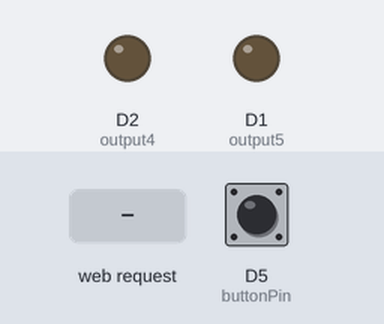
Bench run of a sketch on a simulated ESP8266 (NodeMCU). Parts: output pins drawn as LEDs (lit = HIGH). The test bench sets the inputs (shaded band); at power-on: D5 (buttonPin) HIGH. WiFi joins after 1.5 s; servers stay silent unless stated; what the sketch prints to the serial monitor is not drawn.

Above: at 2.7 s.
2.8 s: HTTP request GET /5/on received
At 3.4 s:
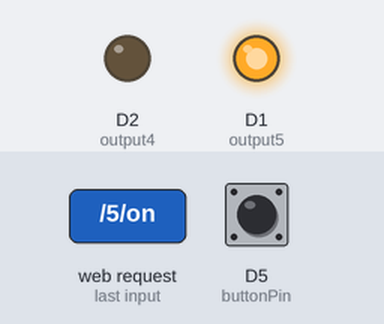
4.3 s: HTTP request GET /4/on received
At 5.5 s:
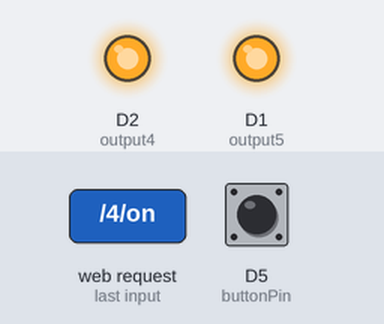
5.8 s: HTTP request GET /5/off received
At 6.8 s:
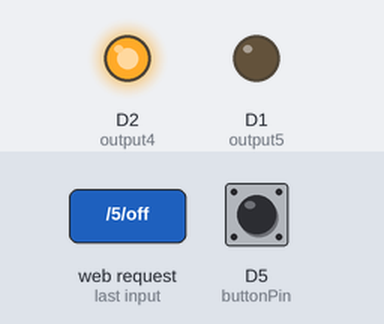
7.3 s: HTTP request GET /4/off received
At 8.0 s:
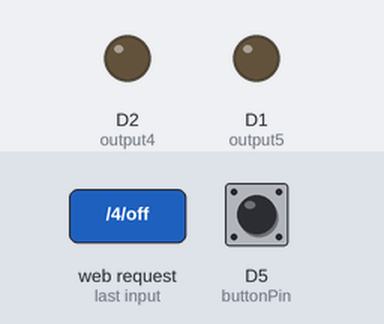
Timing chart, 0 to 9.8 s (numbered marks = the images above; inputs shaded):
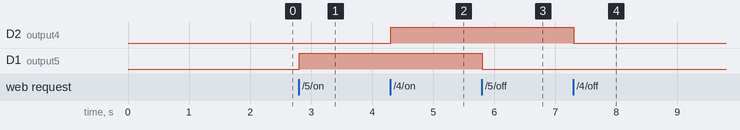

Measured:
- after the input at 2.8 s, D1 (output5): LOW → HIGH at once
- after the input at 4.3 s, D2 (output4): LOW → HIGH at once
- after the input at 5.8 s, D1 (output5): HIGH → LOW at once
- after the input at 7.3 s, D2 (output4): HIGH → LOW at once

The sketch:

sketch_oct16a_copy_20241017131124.ino
```cpp
#include <ESP8266WiFi.h>

const char* ssid = "123WIFI";
const char* password = "12345678";

WiFiServer server(80);

String header;
String output5State = "off";
String output4State = "off";
String buttonMessage = "";

const int output5 = 5;
const int output4 = 4;
const int buttonPin = D5;

unsigned long currentTime = millis();
unsigned long previousTime = 0;
const long timeoutTime = 2000;

bool lastButtonState = HIGH;
bool buttonPressed = false;

void setup() {
  Serial.begin(115200);
  pinMode(output5, OUTPUT);
  pinMode(output4, OUTPUT);
  pinMode(buttonPin, INPUT_PULLUP);
  digitalWrite(output5, LOW);
  digitalWrite(output4, LOW);

  Serial.print("Connecting to ");
  Serial.println(ssid);
  WiFi.begin(ssid, password);
  while (WiFi.status() != WL_CONNECTED) {
    delay(5);
    Serial.print(".");
  }
  Serial.println("");
  Serial.println("WiFi connected.");
  Serial.println("IP address: ");
  Serial.println(WiFi.localIP());
  server.begin();
}

void loop(){
  // Check button state
  bool currentButtonState = digitalRead(buttonPin);
  if (lastButtonState != currentButtonState) {
    buttonPressed = true;
    Serial.println(buttonPressed);
  }
  lastButtonState = currentButtonState;

  WiFiClient client = server.available();

  if (client) {
    currentTime = millis();
    previousTime = currentTime;
    Serial.println("New Client.");
    String currentLine = "";
    while (client.connected() && currentTime - previousTime <= timeoutTime) {
      currentTime = millis();
      if (client.available()) {
        char c = client.read();
        Serial.write(c);
        header += c;
        if (c == '\n') {
          if (currentLine.length() == 0) {
            client.println("HTTP/1.1 200 OK");
            client.println("Content-type:text/html");
            client.println("Connection: close");
            client.println();

            if (header.indexOf("GET /5/on") >= 0) {
              Serial.println("GPIO 5 on");
              output5State = "on";
              digitalWrite(output5, HIGH);
            } else if (header.indexOf("GET /5/off") >= 0) {
              Serial.println("GPIO 5 off");
              output5State = "off";
              digitalWrite(output5, LOW);
            } else if (header.indexOf("GET /4/on") >= 0) {
              Serial.println("GPIO 4 on");
              output4State = "on";
              digitalWrite(output4, HIGH);
            } else if (header.indexOf("GET /4/off") >= 0) {
              Serial.println("GPIO 4 off");
              output4State = "off";
              digitalWrite(output4, LOW);
            }

            client.println("<!DOCTYPE html><html>");
            client.println("<head><meta name=\"viewport\" content=\"width=device-width, initial-scale=1\">");
            client.println("<meta http-equiv='refresh' content='3'>");  // Auto-refresh every 3 seconds
            client.println("<link rel=\"icon\" href=\"data:,\">");
            client.println("<style>html { font-family: Helvetica; display: inline-block; margin: 0px auto; text-align: center;}");
            client.println(".button { background-color: #195B6A; border: none; color: white; padding: 16px 40px;");
            client.println("text-decoration: none; font-size: 30px; margin: 2px; cursor: pointer;}");
            client.println(".button2 {background-color: #77878A;}</style></head>");

            client.println("<body><h1>ESP8266 Web Server</h1>");

            // GPIO 5
            client.println("<p>GPIO 5 - State " + output5State + "</p>");
            if (output5State == "off") {
              client.println("<p><a href=\"/5/on\"><button class=\"button\">ON</button></a></p>");
            } else {
              client.println("<p><a href=\"/5/off\"><button class=\"button button2\">OFF</button></a></p>");
            }

            // GPIO 4
            client.println("<p>GPIO 4 - State " + output4State + "</p>");
            if (output4State == "off") {
              client.println("<p><a href=\"/4/on\"><button class=\"button\">ON</button></a></p>");
            } else {
              client.println("<p><a href=\"/4/off\"><button class=\"button button2\">OFF</button></a></p>");
            }

            // Button message
            if (buttonPressed) {
              client.println("<p>Button was pressed ""</p>");
              buttonPressed = false;
            }
            Serial.println(buttonPressed);
            // client.println("<p>Button was pressed: " + buttonPressed + "</p>");

            client.println("</body></html>");

            client.println();
                        break;
                      } else {
                        currentLine = "";
                      }
                    } else if (c != '\r') {
                      currentLine += c;
                    }
                  }
                }
                header = "";
                client.stop();
                Serial.println("Client disconnected.");
                Serial.println("");
  }
}
```
